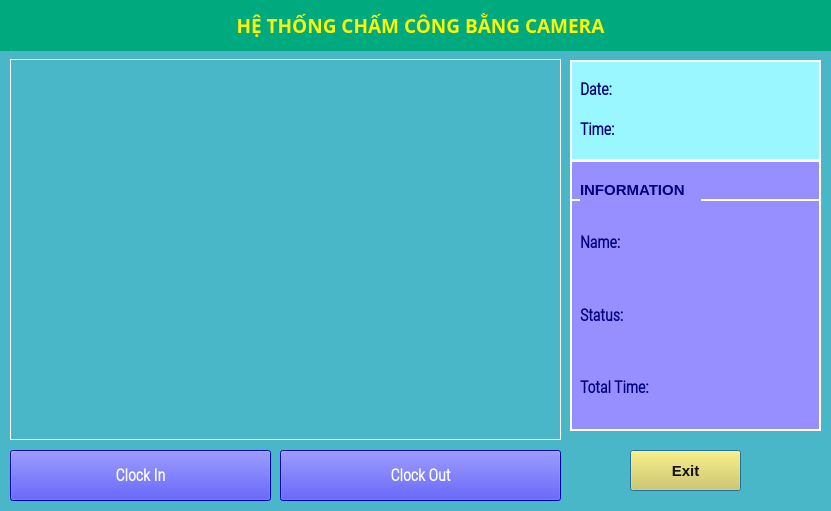
<?xml version="1.0" encoding="UTF-8"?>
<ui version="4.0">
 <class>OutputDialog</class>
 <widget class="QDialog" name="OutputDialog">
  <property name="geometry">
   <rect>
    <x>0</x>
    <y>0</y>
    <width>831</width>
    <height>511</height>
   </rect>
  </property>
  <property name="sizePolicy">
   <sizepolicy hsizetype="Preferred" vsizetype="Preferred">
    <horstretch>0</horstretch>
    <verstretch>0</verstretch>
   </sizepolicy>
  </property>
  <property name="minimumSize">
   <size>
    <width>600</width>
    <height>400</height>
   </size>
  </property>
  <property name="font">
   <font>
    <family>Calibri</family>
    <weight>75</weight>
    <bold>true</bold>
   </font>
  </property>
  <property name="windowTitle">
   <string>Phần Mềm Nhận Dạng Khuôn Mặt</string>
  </property>
  <property name="windowIcon">
   <iconset resource="resource.qrc">
    <normaloff>:/icon/icon.png</normaloff>:/icon/icon.png</iconset>
  </property>
  <property name="autoFillBackground">
   <bool>false</bool>
  </property>
  <property name="styleSheet">
   <string notr="true">background-color: rgb(74, 183, 200);
color: rgb(255, 255, 255);</string>
  </property>
  <property name="locale">
   <locale language="Vietnamese" country="Vietnam"/>
  </property>
  <widget class="QLabel" name="imgLabel">
   <property name="geometry">
    <rect>
     <x>10</x>
     <y>59</y>
     <width>551</width>
     <height>381</height>
    </rect>
   </property>
   <property name="minimumSize">
    <size>
     <width>4</width>
     <height>0</height>
    </size>
   </property>
   <property name="maximumSize">
    <size>
     <width>640</width>
     <height>480</height>
    </size>
   </property>
   <property name="styleSheet">
    <string notr="true"/>
   </property>
   <property name="frameShape">
    <enum>QFrame::Box</enum>
   </property>
   <property name="text">
    <string/>
   </property>
  </widget>
  <widget class="QFrame" name="frame_2">
   <property name="geometry">
    <rect>
     <x>570</x>
     <y>60</y>
     <width>251</width>
     <height>101</height>
    </rect>
   </property>
   <property name="styleSheet">
    <string notr="true">background-color: rgb(155, 247, 255);
color: rgb(255, 255, 255);</string>
   </property>
   <property name="frameShape">
    <enum>QFrame::Box</enum>
   </property>
   <property name="lineWidth">
    <number>2</number>
   </property>
   <widget class="QLabel" name="label">
    <property name="geometry">
     <rect>
      <x>10</x>
      <y>10</y>
      <width>61</width>
      <height>40</height>
     </rect>
    </property>
    <property name="font">
     <font>
      <family>Roboto Condensed Light</family>
      <pointsize>12</pointsize>
      <weight>75</weight>
      <bold>true</bold>
     </font>
    </property>
    <property name="styleSheet">
     <string notr="true"/>
    </property>
    <property name="text">
     <string>&lt;html&gt;&lt;head/&gt;&lt;body&gt;&lt;p&gt;&lt;span style=&quot; color:#00007f;&quot;&gt;Date:&lt;/span&gt;&lt;/p&gt;&lt;/body&gt;&lt;/html&gt;</string>
    </property>
   </widget>
   <widget class="QLabel" name="Date_Label">
    <property name="geometry">
     <rect>
      <x>70</x>
      <y>10</y>
      <width>171</width>
      <height>40</height>
     </rect>
    </property>
    <property name="font">
     <font>
      <family>Roboto Condensed Light</family>
      <pointsize>12</pointsize>
      <weight>75</weight>
      <bold>true</bold>
     </font>
    </property>
    <property name="styleSheet">
     <string notr="true">color: rgb(0, 0, 0);</string>
    </property>
    <property name="text">
     <string/>
    </property>
   </widget>
   <widget class="QLabel" name="label_2">
    <property name="geometry">
     <rect>
      <x>10</x>
      <y>50</y>
      <width>61</width>
      <height>39</height>
     </rect>
    </property>
    <property name="font">
     <font>
      <family>Roboto Condensed Light</family>
      <pointsize>12</pointsize>
      <weight>75</weight>
      <bold>true</bold>
     </font>
    </property>
    <property name="text">
     <string>&lt;html&gt;&lt;head/&gt;&lt;body&gt;&lt;p&gt;&lt;span style=&quot; color:#00007f;&quot;&gt;Time:&lt;/span&gt;&lt;/p&gt;&lt;/body&gt;&lt;/html&gt;</string>
    </property>
   </widget>
   <widget class="QLabel" name="Time_Label">
    <property name="geometry">
     <rect>
      <x>70</x>
      <y>50</y>
      <width>171</width>
      <height>39</height>
     </rect>
    </property>
    <property name="font">
     <font>
      <family>Roboto Condensed Light</family>
      <pointsize>12</pointsize>
      <weight>75</weight>
      <bold>true</bold>
     </font>
    </property>
    <property name="styleSheet">
     <string notr="true">color: rgb(0, 0, 0);</string>
    </property>
    <property name="text">
     <string/>
    </property>
    <property name="scaledContents">
     <bool>false</bool>
    </property>
   </widget>
  </widget>
  <widget class="QLabel" name="label_6">
   <property name="geometry">
    <rect>
     <x>0</x>
     <y>0</y>
     <width>841</width>
     <height>51</height>
    </rect>
   </property>
   <property name="font">
    <font>
     <family>MS Reference Sans Serif</family>
     <pointsize>14</pointsize>
     <weight>75</weight>
     <bold>true</bold>
    </font>
   </property>
   <property name="styleSheet">
    <string notr="true">background-color: rgb(10, 255, 194);
background-color: rgb(0, 170, 127);</string>
   </property>
   <property name="text">
    <string>&lt;html&gt;&lt;head/&gt;&lt;body&gt;&lt;p align=&quot;center&quot;&gt;&lt;span style=&quot; color:#fcf402;&quot;&gt;HỆ THỐNG CHẤM CÔNG BẰNG CAMERA&lt;/span&gt;&lt;/p&gt;&lt;/body&gt;&lt;/html&gt;</string>
   </property>
  </widget>
  <widget class="QPushButton" name="Button_exit">
   <property name="geometry">
    <rect>
     <x>630</x>
     <y>450</y>
     <width>111</width>
     <height>41</height>
    </rect>
   </property>
   <property name="font">
    <font>
     <pointsize>11</pointsize>
     <weight>75</weight>
     <bold>true</bold>
    </font>
   </property>
   <property name="styleSheet">
    <string notr="true">background-color: rgb(225, 202, 70);
color: rgb(18, 18, 18);</string>
   </property>
   <property name="text">
    <string>Exit</string>
   </property>
  </widget>
  <widget class="QFrame" name="frame">
   <property name="geometry">
    <rect>
     <x>570</x>
     <y>170</y>
     <width>251</width>
     <height>261</height>
    </rect>
   </property>
   <property name="styleSheet">
    <string notr="true">color: rgb(255, 255, 255);
background-color: rgb(151, 143, 255);</string>
   </property>
   <property name="frameShape">
    <enum>QFrame::Box</enum>
   </property>
   <property name="lineWidth">
    <number>2</number>
   </property>
   <widget class="QWidget" name="verticalLayoutWidget_2">
    <property name="geometry">
     <rect>
      <x>120</x>
      <y>40</y>
      <width>121</width>
      <height>211</height>
     </rect>
    </property>
    <layout class="QVBoxLayout" name="verticalLayout_2">
     <item>
      <widget class="QLabel" name="NameLabel">
       <property name="font">
        <font>
         <family>Roboto Condensed Light</family>
         <pointsize>12</pointsize>
         <weight>75</weight>
         <bold>true</bold>
        </font>
       </property>
       <property name="styleSheet">
        <string notr="true">color: rgb(0, 0, 0);</string>
       </property>
       <property name="text">
        <string/>
       </property>
      </widget>
     </item>
     <item>
      <widget class="QLabel" name="StatusLabel">
       <property name="font">
        <font>
         <family>Roboto Condensed Light</family>
         <pointsize>12</pointsize>
         <weight>75</weight>
         <bold>true</bold>
        </font>
       </property>
       <property name="styleSheet">
        <string notr="true">color: rgb(0, 0, 0);</string>
       </property>
       <property name="text">
        <string/>
       </property>
      </widget>
     </item>
     <item>
      <layout class="QHBoxLayout" name="horizontalLayout_2">
       <item>
        <widget class="QLabel" name="HoursLabel">
         <property name="font">
          <font>
           <family>Roboto Condensed Light</family>
           <pointsize>12</pointsize>
           <weight>75</weight>
           <bold>true</bold>
          </font>
         </property>
         <property name="styleSheet">
          <string notr="true">color: rgb(0, 0, 0);</string>
         </property>
         <property name="text">
          <string/>
         </property>
        </widget>
       </item>
       <item>
        <widget class="QLabel" name="MinLabel">
         <property name="font">
          <font>
           <family>Roboto Condensed Light</family>
           <pointsize>12</pointsize>
           <weight>75</weight>
           <bold>true</bold>
          </font>
         </property>
         <property name="styleSheet">
          <string notr="true">color: rgb(0, 0, 0);</string>
         </property>
         <property name="text">
          <string/>
         </property>
        </widget>
       </item>
      </layout>
     </item>
    </layout>
   </widget>
   <widget class="QWidget" name="verticalLayoutWidget">
    <property name="geometry">
     <rect>
      <x>10</x>
      <y>40</y>
      <width>104</width>
      <height>211</height>
     </rect>
    </property>
    <layout class="QVBoxLayout" name="verticalLayout">
     <item>
      <layout class="QVBoxLayout" name="verticalLayout_3">
       <item>
        <widget class="QLabel" name="label_3">
         <property name="font">
          <font>
           <family>Roboto Condensed Light</family>
           <pointsize>12</pointsize>
           <weight>75</weight>
           <bold>true</bold>
          </font>
         </property>
         <property name="text">
          <string>&lt;html&gt;&lt;head/&gt;&lt;body&gt;&lt;p&gt;&lt;span style=&quot; color:#00007f;&quot;&gt;Name: &lt;/span&gt;&lt;/p&gt;&lt;/body&gt;&lt;/html&gt;</string>
         </property>
        </widget>
       </item>
       <item>
        <widget class="QLabel" name="label_4">
         <property name="font">
          <font>
           <family>Roboto Condensed Light</family>
           <pointsize>12</pointsize>
           <weight>75</weight>
           <bold>true</bold>
          </font>
         </property>
         <property name="text">
          <string>&lt;html&gt;&lt;head/&gt;&lt;body&gt;&lt;p&gt;&lt;span style=&quot; color:#00007f;&quot;&gt;Status:&lt;/span&gt;&lt;/p&gt;&lt;/body&gt;&lt;/html&gt;</string>
         </property>
        </widget>
       </item>
       <item>
        <widget class="QLabel" name="label_5">
         <property name="font">
          <font>
           <family>Roboto Condensed Light</family>
           <pointsize>12</pointsize>
           <weight>75</weight>
           <bold>true</bold>
          </font>
         </property>
         <property name="text">
          <string>&lt;html&gt;&lt;head/&gt;&lt;body&gt;&lt;p&gt;&lt;span style=&quot; color:#00007f;&quot;&gt;Total Time: &lt;/span&gt;&lt;/p&gt;&lt;/body&gt;&lt;/html&gt;</string>
         </property>
        </widget>
       </item>
      </layout>
     </item>
    </layout>
   </widget>
  </widget>
  <widget class="QFrame" name="frame">
   <property name="geometry">
    <rect>
     <x>570</x>
     <y>160</y>
     <width>251</width>
     <height>41</height>
    </rect>
   </property>
   <property name="font">
    <font>
     <pointsize>14</pointsize>
     <weight>75</weight>
     <bold>true</bold>
    </font>
   </property>
   <property name="styleSheet">
    <string notr="true">background-color: rgb(151, 143, 255);
color: rgb(255, 255, 255);</string>
   </property>
   <property name="frameShape">
    <enum>QFrame::Box</enum>
   </property>
   <property name="lineWidth">
    <number>2</number>
   </property>
   <widget class="QLabel" name="label_7">
    <property name="geometry">
     <rect>
      <x>10</x>
      <y>20</y>
      <width>121</width>
      <height>21</height>
     </rect>
    </property>
    <property name="font">
     <font>
      <pointsize>11</pointsize>
      <weight>75</weight>
      <bold>true</bold>
     </font>
    </property>
    <property name="text">
     <string>&lt;html&gt;&lt;head/&gt;&lt;body&gt;&lt;p&gt;&lt;span style=&quot; color:#00007f;&quot;&gt;INFORMATION&lt;/span&gt;&lt;/p&gt;&lt;/body&gt;&lt;/html&gt;</string>
    </property>
   </widget>
  </widget>
  <widget class="QPushButton" name="ClockOutButton">
   <property name="geometry">
    <rect>
     <x>280</x>
     <y>450</y>
     <width>281</width>
     <height>51</height>
    </rect>
   </property>
   <property name="font">
    <font>
     <family>Roboto Condensed Light</family>
     <pointsize>12</pointsize>
     <weight>75</weight>
     <bold>true</bold>
    </font>
   </property>
   <property name="styleSheet">
    <string notr="true">background-color: rgb(0, 0, 255);
color: rgb(255, 255, 255);</string>
   </property>
   <property name="text">
    <string>Clock Out</string>
   </property>
   <property name="checkable">
    <bool>true</bool>
   </property>
  </widget>
  <widget class="QPushButton" name="ClockInButton">
   <property name="geometry">
    <rect>
     <x>10</x>
     <y>450</y>
     <width>261</width>
     <height>51</height>
    </rect>
   </property>
   <property name="font">
    <font>
     <family>Roboto Condensed Light</family>
     <pointsize>12</pointsize>
     <weight>75</weight>
     <bold>true</bold>
    </font>
   </property>
   <property name="styleSheet">
    <string notr="true">background-color: rgb(0, 0, 255);
color: rgb(255, 255, 255);</string>
   </property>
   <property name="text">
    <string>Clock In</string>
   </property>
   <property name="checkable">
    <bool>true</bool>
   </property>
  </widget>
 </widget>
 <resources>
  <include location="resource.qrc"/>
 </resources>
 <connections/>
</ui>
